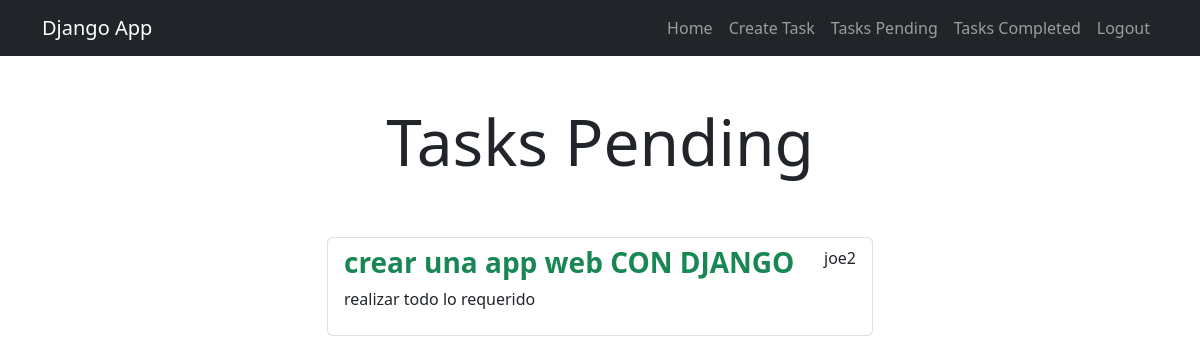
Page /tasks/ (signed in) on the committed database.
### tasks/models.py (models this page shows, shortened)
class Task(models.Model):
    title = models.CharField(max_length=100)
    description = models.TextField(blank=True)
    created = models.DateTimeField(auto_now_add=True)
    datecompleted = models.DateTimeField(null=True, blank=True) # Se le agrega blank para no ser dato requerido en el administrador
    important = models.BooleanField(default=False)
    user = models.ForeignKey(User, on_delete=models.CASCADE)

### tasks/views.py (the view)
# urls.py: path('tasks/',views.tasks, name='tasks'),
@login_required
def tasks(request):
    tasks = Task.objects.filter(user=request.user, datecompleted__isnull=True)
    return render(request,'tasks.html', {
        'tasks': tasks,
        'type': 'Pending'
    })

### tasks/templates/tasks.html (shortened to what this page needs)
{% extends 'base.html' %}
{% block content %}
<main class="container">
    <div class="row">
        <div class="col-md-6 offset-md-3">
            <h1 class="text-center display-3 py-5">Tasks {{type}}</h1>
            <ul class="list-group">
                {% for task in tasks %}
                    <a class="list-group-item" href="{% url 'task_detail' task.id %}">
                        <header class="d-flex justify-content-between">
                            {% if task.important %}
                            <h3 class="fw-bold text-success">{{task.title}}</h3>
                            {% else %}
                            <h3 class="fw-bold">{{task.title}}</h3>
                            {% endif %}
                            <p>{{task.user.username}}</p>
                        </header>
                        <p>{{task.description}}</p>
                    </a>
                {% endfor %}
            </ul>
        </div>
    </div>
</main>
{% endblock %}

### rows in the picture
Task: title "crear una app web CON DJANGO", user.username "joe2", description "realizar todo lo requerido"

### other values in the picture
{{ type }} "Pending"
